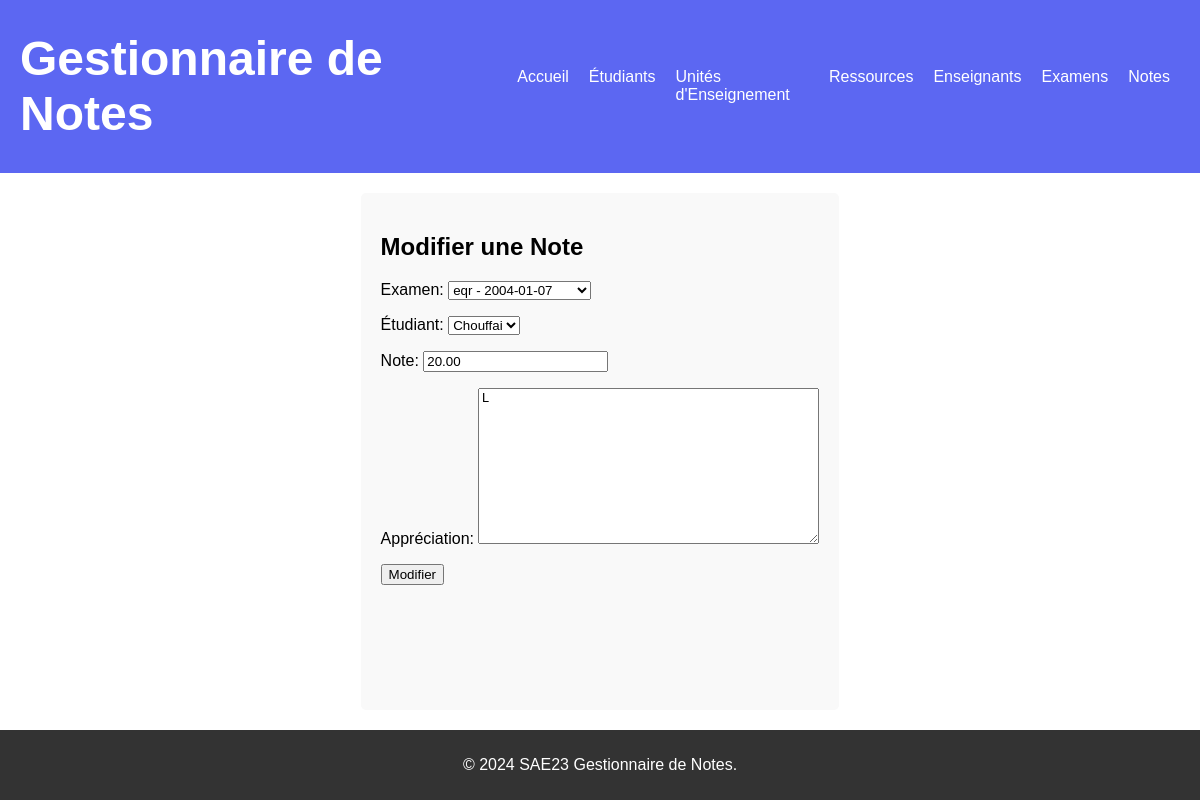
The page /notes/update/4/ on the database its author committed.
### gestionnaire_de_notes/models.py (models this page shows, shortened)
class Note(models.Model):
    examen = models.ForeignKey("Examen", on_delete=models.CASCADE)
    etudiant = models.ForeignKey("Etudiant", on_delete=models.CASCADE)
    note = models.DecimalField(max_digits=5, decimal_places=2)
    appreciation = models.TextField()

### gestionnaire_de_notes/views.py (the view)
# urls.py: path('notes/update/<int:pk>/', views.note_update, name='note_update'),
def note_update(request, pk):
    note = get_object_or_404(Note, pk=pk)
    if request.method == 'POST':
        form = NoteForm(request.POST, instance=note)
        if form.is_valid():
            form.save()
            return redirect('note_list')
    else:
        form = NoteForm(instance=note)
    return render(request, 'gestionnaire_de_notes/Notes/update.html', {'form': form})

### gestionnaire_de_notes/forms.py
class NoteForm(ModelForm):
    class Meta:
        model = models.Note
        fields = ('examen', 'etudiant', 'note', 'appreciation')
        labels = {
            'examen': _('Examen'),
            'etudiant': _('Étudiant'),
            'note': _('Note'),
            'appreciation': _('Appréciation'),
        }

### gestionnaire_de_notes/models.py (called while the page is built)
    def __str__(self):
        return f"{self.titre} - {self.date}"

    def __str__(self):
        chaine = f"{self.prenom} {self.nom}"
        return self.nom
        return chaine

### gestionnaire_de_notes/templates/gestionnaire_de_notes/Notes/update.html (shortened to what this page needs)
{% extends 'gestionnaire_de_notes/main.html' %}
{% block content %}
    <h2>Modifier une Note</h2>
    <form method="POST">
        {{ form.as_p }}
        <button type="submit">Modifier</button>
    </form>
{% endblock %}

### gestionnaire_de_notes/static/gestionnaire_de_notes/style.css (style rules this page uses)
html, body { height: 100%; margin: 0; padding: 0; font-family: Arial, sans-serif; }
body { display: flex; flex-direction: column; }

### rows shown on the page
Note: examen "eqr - 2004-01-07", etudiant "Chouffai", note "20.00", appreciation "L"
